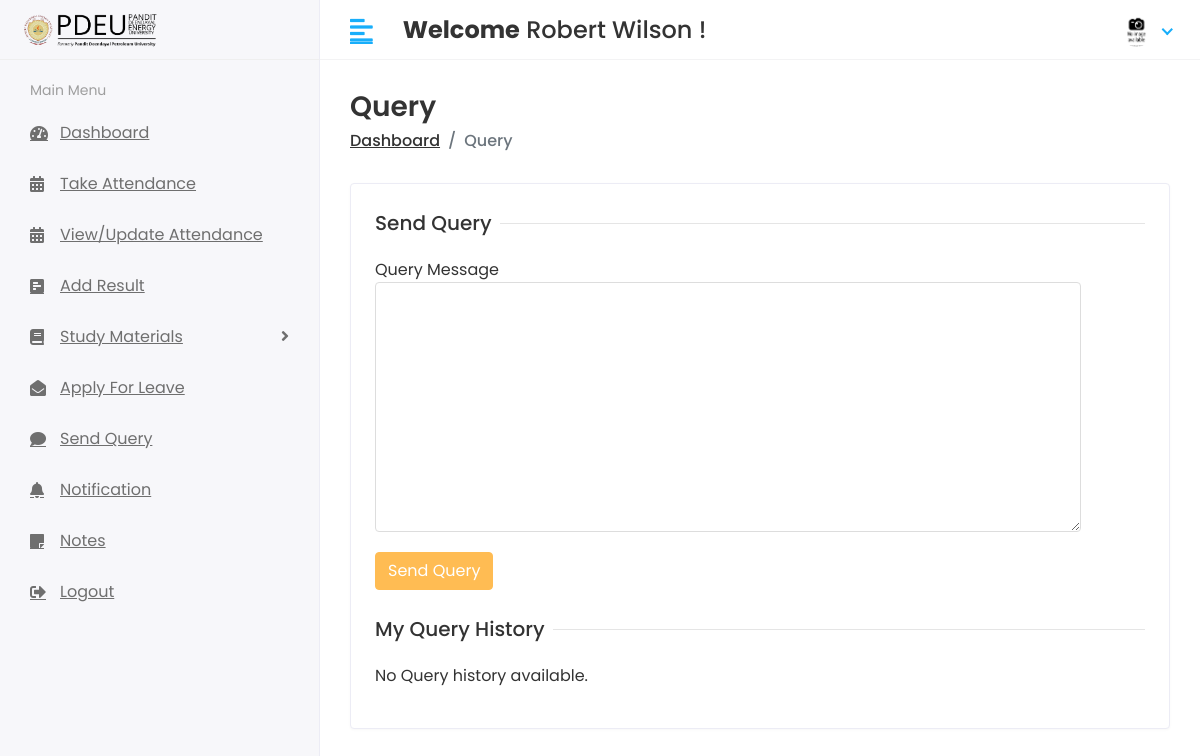
Page /Staff/Feedback (signed in) on the earlier database version.
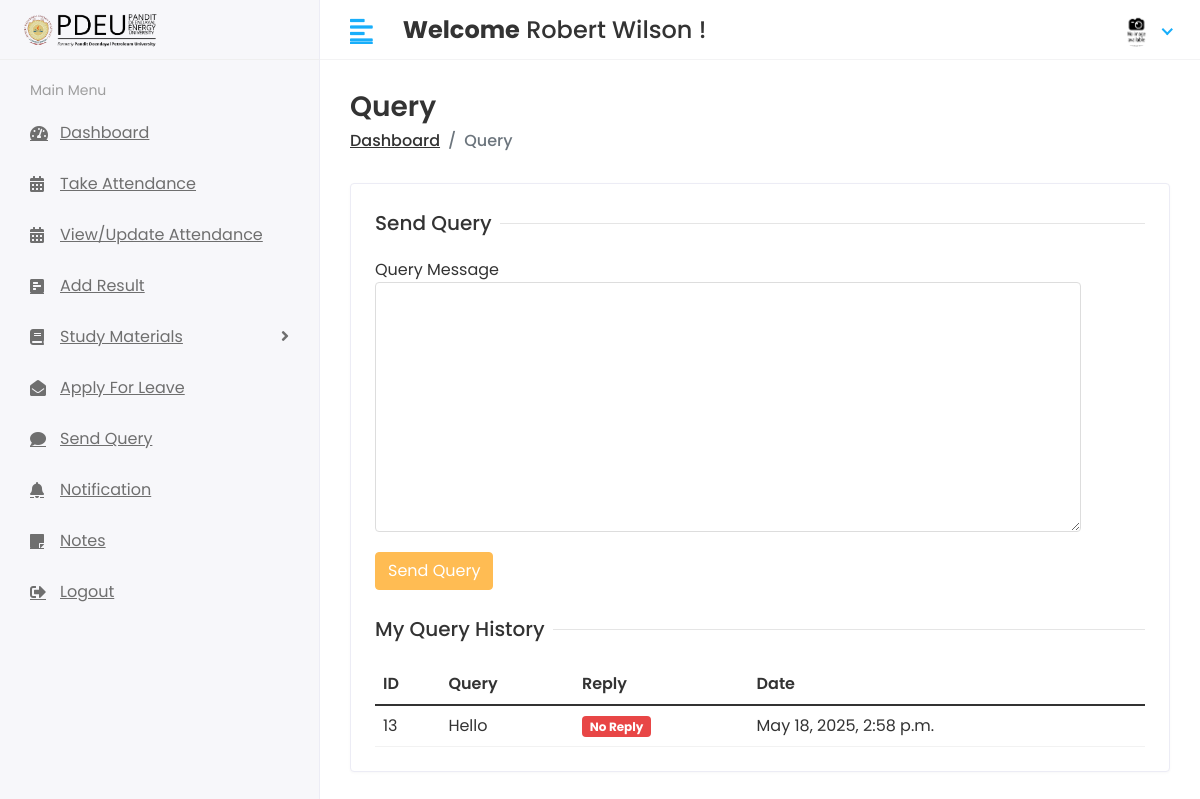
Same page on the later database version.
### app/models.py (models this page shows, shortened)
class Staff_Feedback(models.Model):
    staff_id = models.ForeignKey(Staff, on_delete=models.CASCADE)
    feedback = models.TextField()
    feedback_reply = models.TextField()
    status = models.IntegerField(default=0)
    created_at = models.DateTimeField(auto_now_add=True, null=True)
    updated_at = models.DateTimeField(auto_now=True, null=True)

### student_management_system/Staff_Views.py (the view)
# urls.py: path('Staff/Feedback', Staff_Views.STAFF_FEEDBACK, name='staff_feedback'),
@login_required(login_url='/')
def STAFF_FEEDBACK(request):
    staff = Staff.objects.get(admin=request.user)
    feedback_history = Staff_Feedback.objects.filter(staff_id=staff).order_by('-id')
    context = {
        'feedback_history': feedback_history,
    }
    return render(request, 'Staff/feedback.html', context)

### templates/Staff/feedback.html (shortened to what this page needs)
{% extends 'base.html' %}
{% block content %}
<div class="page-header">
    <div class="row align-items-center">
        <div class="col">
            <h3 class="page-title">Query</h3>
            <ul class="breadcrumb">
                <li class="breadcrumb-item"><a href="{% url 'staff_home' %}">Dashboard</a></li>
                <li class="breadcrumb-item active">Query</li>
            </ul>
        </div>
    </div>
</div>
<div class="row">
    <div class="col-sm-12">
        <div class="card">
            <div class="card-body">
                <form method="post" action="{% url 'staff_send_feedback' %}">
                    <div class="col-12">
                        <h5 class="form-title"><span>Send Query</span></h5>
                    </div>
                    <div class="col-sm-11">
                        <div class="form-group">
                            <label>Query Message</label>
                            <textarea class="form-control" name="feedback" style="height:250px;" required></textarea>
                        </div>
                    </div>
                    <div class="col-12">
                        <button type="submit" class="btn btn-primary">Send Query</button>
                    </div>
                </form>
                <div class="col-12 mt-4">
                    <h5 class="form-title"><span>My Query History</span></h5>
                    {% if feedback_history %}
                        <div class="table-responsive">
                            <table class="table table-hover table-center mb-0">
                                <thead>
                                    <tr>
                                        <th>ID</th>
                                        <th>Query</th>
                                        <th>Reply</th>
                                        <th>Date</th>
                                    </tr>
                                </thead>
                                <tbody>
                                    {% for i in feedback_history %}
                                        <tr>
                                            <td>{{ i.id }}</td>
                                            <td>{{ i.feedback }}</td>
                                            <td>
                                                {% if i.feedback_reply == "" %}
                                                    <span class="badge badge-danger">No Reply</span>
                                                {% else %}
                                                    {{ i.feedback_reply }}
                                                {% endif %}
                                            </td>
                                            <td>{{ i.created_at }}</td>
                                        </tr>
                                    {% endfor %}
                                </tbody>
                            </table>
                        </div>
                    {% else %}
                        <p>No Query history available.</p>
                    {% endif %}
                </div>
            </div>
        </div>
    </div>
</div>
{% endblock %}

Differences in the rows shown:
added Staff_Feedback: id "13", feedback "Hello", feedback_reply "No Reply", created_at "May 18, 2025, 2:58 p.m."
Other differences:
text no longer shown: "No Query history available."
text now shown: "ID Query Reply Date"
